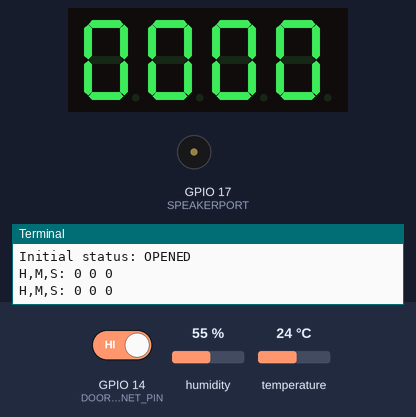
Simulated run of this program. Board: Raspberry Pi (BCM pin numbers). Shown: 4-digit seven-segment display, buzzer (waves = sounding, pin HIGH), the last lines printed to the terminal. The inputs (shaded band) are chosen by the test bench; at power-on: GPIO 14 (DOOR_MAGNET_PIN) HIGH, humidity 55 %, temperature 24 °C. The clock reads 2024-03-15 10:24:30 at power-on unless the program sets it; web requests get an empty 200 reply after 0.4 s.

Above: at 1.2 s.
1.3 s: GPIO 14 (DOOR_MAGNET_PIN) driven LOW
At 3.8 s:
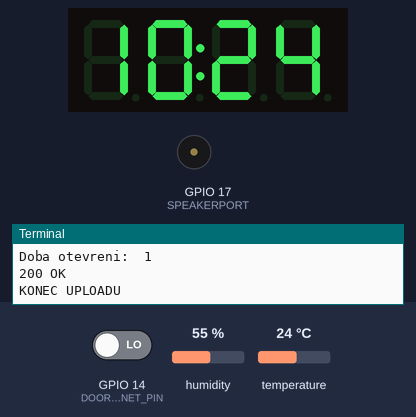
5.2 s: GPIO 14 (DOOR_MAGNET_PIN) driven HIGH
At 43.6 s:
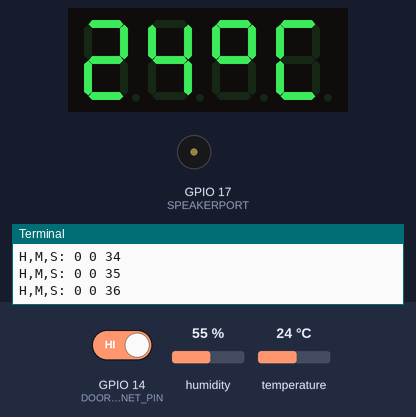
Timing chart, 0 to 43.9 s (numbered marks = the images above; inputs shaded):
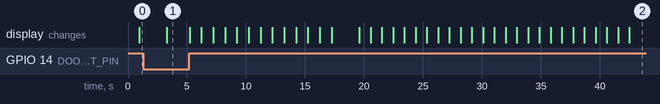

The program:

door_check.py
```python
import sys
import time
import datetime
import RPi.GPIO as GPIO
import tm1637
import http.client, urllib
import board
import adafruit_sht31d


MAX_CNT = 30
LOOP_SLEEP = 950/1000
TEMP_SHOW_SLEEP = 2

MIN_UPLOAD_TIME_DELTA = 15

EVENT_DOOR_CLOSED = "CLOSED"
EVENT_DOOR_OPENED= "OPENED"

NOTE_DURATION = 0.15

SPEAKERPORT = 17
GPIO.setmode(GPIO.BCM)
GPIO.setup(SPEAKERPORT, GPIO.OUT)


# Thingspeak
SERVER_URL = "api.thingspeak.com:80"
channel_id = 685565
write_key  = "B9EK6TIS4WFTU5K2"


# Number of steps from A3. Font: http://www.phy.mtu.edu/~suits/NoteFreqCalcs.html
NOTES = {
'A2': -12.0, 'Bb2': -11.0, 'B2': -10.0, 'C3': -9.0, 'Db3': -8.0, 'D3': -7.0,
'Eb3': -6.0, 'E3': -5.0, 'F3': -4.0, 'Gb3': -3.0, 'G3': -2.0, 'Ab3': -1.0,
'A3': 0.0, 'Bb3': 1.0, 'B3': 2.0, 'C4': 3.0, 'Db4': 4.0, 'D4': 5.0, 'Eb4': 6.0,
'E4': 7.0, 'F4': 8.0, 'Gb4': 9.0, 'G4': 10.0, 'Ab4': 11.0, 'A4': 12.0, 'Bb4': 13.0,
'B4': 14.0, 'C5': 15.0, 'Db5': 16.0, 'D5': 17.0, 'Eb5': 18.0, 'E5': 19.0, 'F5': 20.0, 'Gb5': 21.0, 'G5': 22.0, 'Ab5': 23.0}

DIO = 24
CLK = 23
tm = tm1637.TM1637(clk=CLK, dio=DIO)
tm.brightness(1)

# door magnet
# GPIO.setmode(GPIO.BOARD)
DOOR_MAGNET_PIN = 14
GPIO.setup(DOOR_MAGNET_PIN, GPIO.IN, pull_up_down=GPIO.PUD_UP)


#Display.Show([0x7f, 0,0,0])
#time.sleep(3)

################################################################################

def tone(note, duration):

    # Font: http://www.phy.mtu.edu/~suits/NoteFreqCalcs.html
    frequency = 440.0 * (1.05946309435929530984310531 ** NOTES[note])

    p = GPIO.PWM(SPEAKERPORT, frequency)    # 50 Hertz PWM
    p.start(50) #Duty cycle: 50%
    time.sleep(duration)
    p.stop()
    time.sleep(0.01)

def openedSound():
    tone('C3', NOTE_DURATION)
    tone('D3', NOTE_DURATION)
    tone('E3', NOTE_DURATION)
    #tone('F3', NOTE_DURATION)
    #tone('G3', NOTE_DURATION)


def closedSound():
    #tone('G3', NOTE_DURATION)
    #tone('F3', NOTE_DURATION)
    tone('E3', NOTE_DURATION)
    tone('D3', NOTE_DURATION)
    tone('C3', NOTE_DURATION)


'''
def prepareNumber(number):
    result = [];
    leading = True
    last4 = str(number)[-4:].rjust(4,'0')
    for d in str(last4):
        if (d == "0") and leading:
            result.append(0x7f)
        else:
            leading = False
            result.append(int(d))
    return result
'''

def showTime():
    now = datetime.datetime.now()
    hour = now.hour
    minute = now.minute
    second = now.second
    global showColon
    showColon = not showColon
    tm.numbers(hour, minute, showColon)
    time.sleep(1)


def showCountDown(seconds):
    for i in range(seconds, -1, -1):
        tm.number(i)
        time.sleep(1)


def getDuration(startTime, endTime):
    duration = endTime - startTime
    seconds = duration.seconds
    return seconds

def showDuration(seconds):
    m, s = divmod(seconds, 60)
    h, m = divmod(m, 60)

    global showColon
    showColon = not showColon
    print("H,M,S:", h,m,s)

    if h>0:
        tm.numbers(h,m,showColon)
    else:
        tm.numbers(m,s,showColon)


def showTemperature():
    tm.temperature(round(getTemperature()))
    time.sleep(TEMP_SHOW_SLEEP)


def isDoorOpen():
    if GPIO.input(DOOR_MAGNET_PIN):
        #print("Door is open")
        result = True
    else:
        result = False
        #print("Door is closed")
    return result


def getTemperature():
    return round(sensor.temperature, 1)

def getHumidity():
    return round(sensor.relative_humidity, 1)


def uploadToThingSpeak(event, timestamp, duration, temperature, humidity):

        #to_log = str(timestamp) + ' - T1={0:0.1f}*C H={1:0.1f}% P={2:0.1f} T2={3:0.1f}*C'.format(temperature, humidity, pressure, temperature2)

        now = datetime.datetime.now()

        global lastTimeUpload

        if lastTimeUpload is not None:
            delta = getDuration(lastTimeUpload, now)
            print("Seconds between uploads", delta)
            if delta < MIN_UPLOAD_TIME_DELTA:
                timeToSleep = MIN_UPLOAD_TIME_DELTA - delta
                print("Sleep before upload to thingspeak: ", timeToSleep)
                showCountDown(timeToSleep)

        params = urllib.parse.urlencode(
                {'field1': event, 'field2': timestamp, 'field3': duration, 'field7': temperature, 'field8': humidity, 'key': write_key})
        headers = {"Content-type": "application/x-www-form-urlencoded","Accept": "text/plain"}
        conn = http.client.HTTPConnection(SERVER_URL)
        try:
                conn.request("POST", "/update", params, headers)
                response = conn.getresponse()
                print (response.status, response.reason)
                data = response.read()
                conn.close()
                #to_log += " - " + str(response.status) + " " + str(response.reason)
        except:
                #to_log += " - Connection to " + SERVER_URL + " failed!"
                print("POST error")


        lastTimeUpload = now

        #print(to_log)
        #logging.info(to_log)


#################################################################################

# Create sensor object, communicating over the board's default I2C bus
i2c = board.I2C()
sensor = adafruit_sht31d.SHT31D(i2c)

showColon = False
loopCounter = 0

lastTimeUpload = None

'''
for i in range(128):
    tm.number(i)
    tm.write([i])
    time.sleep(0.1)
'''

now = datetime.datetime.now()
print(now)
print("--------------------------------")
print("\nTemperature: %0.1f C" % sensor.temperature)
print("Humidity: %0.1f %%" % sensor.relative_humidity)

isOpened = isDoorOpen()
if isOpened:
    doorOpenedAt = now
    doorClosedAt = None
    print("Initial status: OPENED")
else:
    doorClosedAt = now
    doorOpenedAt = None
    print("Initial status: CLOSED")

while True:
    loopCounter += 1
    now = datetime.datetime.now()
    wasOpened = isOpened
    isOpened = isDoorOpen()

    if loopCounter == MAX_CNT:
        loopCounter = 0
        showTemperature()

    if not isOpened:
        if wasOpened:
            doorClosedAt = datetime.datetime.now()
            dca = doorClosedAt.strftime("%Y-%m-%d_%H:%M:%S")
            print("Dvere zavreny v:", dca)

            #closedSound()
            duration = getDuration(doorOpenedAt, doorClosedAt)
            print("Doba otevreni: ", duration)

            uploadToThingSpeak(EVENT_DOOR_CLOSED, dca, duration, getTemperature(), getHumidity())
            print("KONEC UPLOADU")

        else:
            showTime()

    if isOpened:
        if not wasOpened:
            doorOpenedAt = datetime.datetime.now()
            doa = doorOpenedAt.strftime("%Y-%m-%d_%H:%M:%S")
            print("Dvere otevreny v:", doa)

            #openedSound()
            duration = getDuration(doorClosedAt, doorOpenedAt)
            print("Doba zavreni: ", duration)

            uploadToThingSpeak(EVENT_DOOR_OPENED, doa, duration, getTemperature(), getHumidity())
            print("KONEC UPLOADU")
        else:
            showDuration(getDuration(doorOpenedAt, now))


    time.sleep(LOOP_SLEEP)


print("--------------------------------")
```
